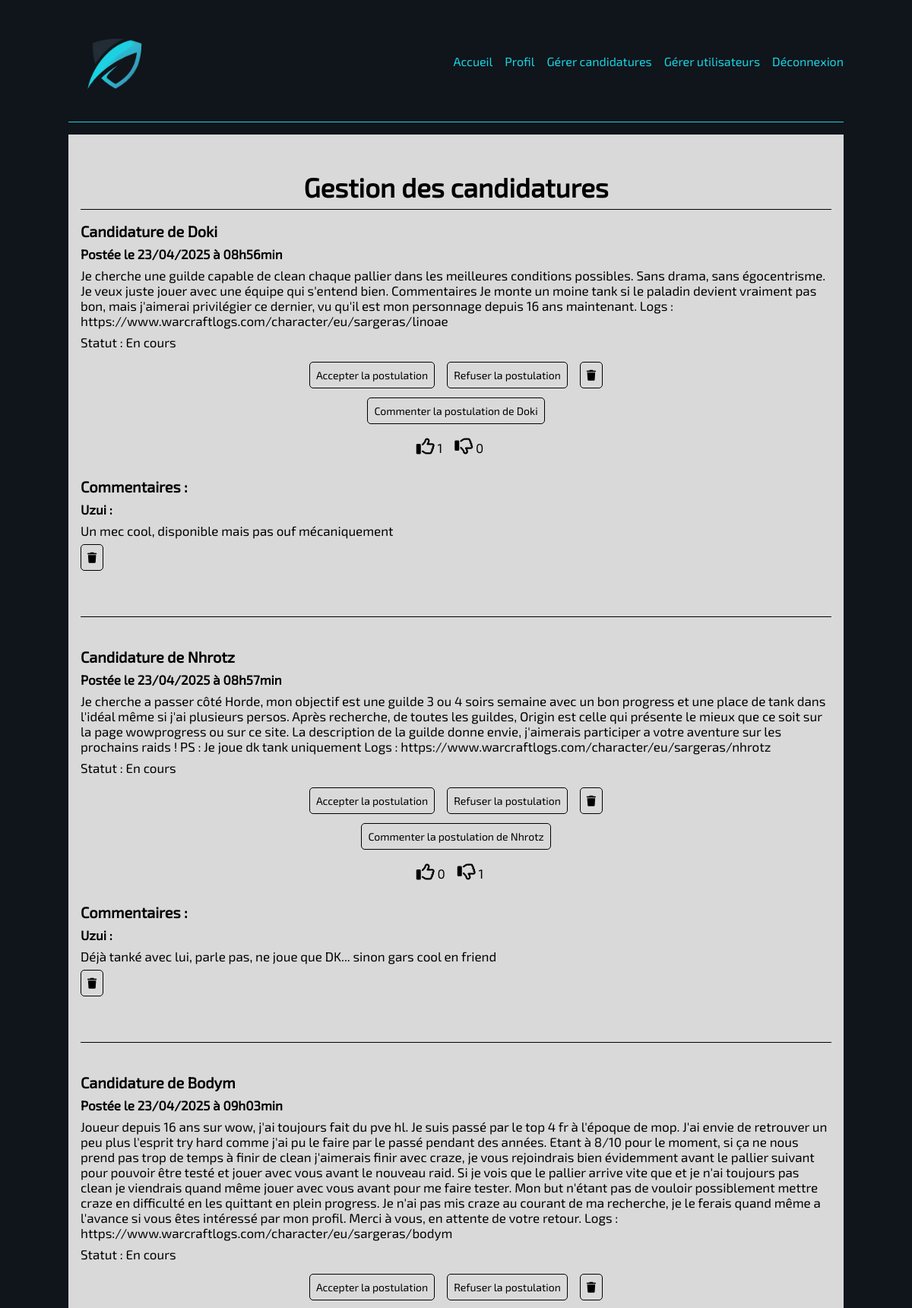
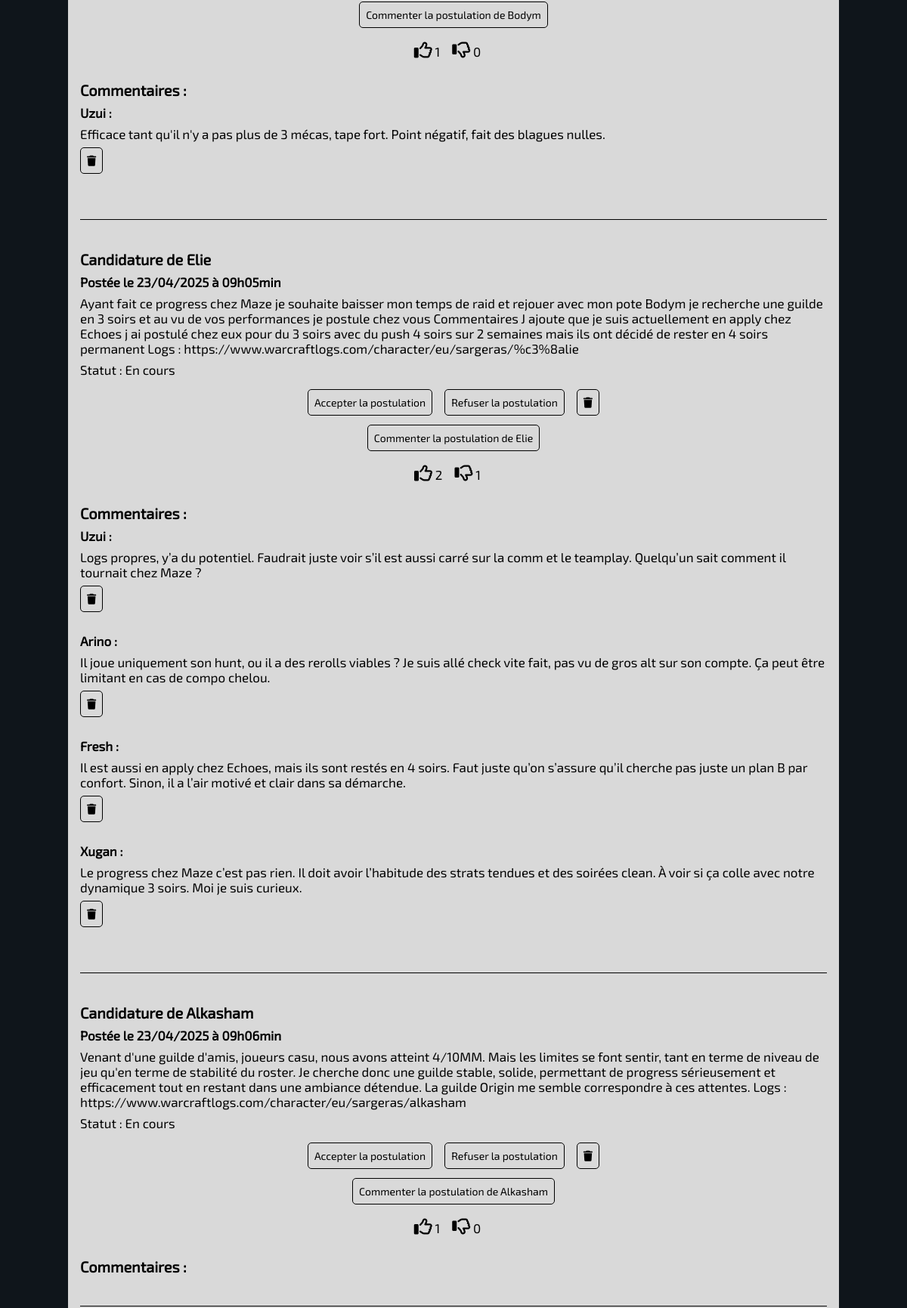
/?action=moderation_candidatures (signed in, upper part), run on the app's committed database (2 pictures, top to bottom).
### tables this page shows
CREATE TABLE `postulation` (
  `id_postulation` int(11) NOT NULL,
  `contenu` varchar(1500) NOT NULL,
  `statut` enum('En cours','Validee','Refusee','') NOT NULL,
  `date_de_soumission` timestamp NULL DEFAULT current_timestamp(),
  `id_membre` int(11) NOT NULL
);

CREATE TABLE `membre` (
  `id_membre` int(11) NOT NULL,
  `pseudo` varchar(50) NOT NULL,
  `email` varchar(120) NOT NULL,
  `mot_de_passe` varchar(255) NOT NULL,
  `role` enum('Membre','Titan','Moderateur','Admin') NOT NULL
);

CREATE TABLE `commentaire` (
  `id_commentaire` int(11) NOT NULL,
  `contenu` varchar(250) NOT NULL,
  `date_commentaire` timestamp NULL DEFAULT current_timestamp(),
  `id_postulation` int(11) NOT NULL,
  `id_membre` int(11) NOT NULL
);

### controleur/candidatures_back_ctr.php (called while the page is built, shortened)
<?php
require_once RACINE . "/modele/commentaire_bdd.inc.php";
require_once RACINE . "/modele/postulation_bdd.inc.php";
$postulations = recupererPostulationsEnCours();
$agregat_commentaires = [];
foreach ($postulations as $postulation) {
    $commentaires = recupererCommentairesParIdPostulation($postulation["id_postulation"]);
    array_push($agregat_commentaires, $commentaires);
}
include RACINE . "/vue/header.php";
include RACINE . "/vue/candidatures_back.php";
include RACINE . "/vue/footer.php";

### index.php (called while the page is built, shortened)
<?php
$action = "defaut";
if (isset($_GET["action"])) {
    $action = $_GET["action"];
}
$fichier = navigation($action);
require(RACINE . "/controleur/" . $fichier);

### modele/postulation_bdd.inc.php (called while the page is built, shortened)
<?php
function recupererPostulationsEnCours()
{
    try {
        $connexion = connexionBdd();
        $requete = $connexion->prepare(
            "SELECT `id_postulation`, `contenu`,
                DATE_FORMAT(date_de_soumission, '%d/%m/%Y à %Hh%imin') AS `date_formatee`,
                `statut`, pseudo
            FROM `postulation`
            JOIN `membre` USING(id_membre)
            WHERE statut = 'En cours'
            ORDER BY id_postulation");
        $requete->execute();
        return ($requete->fetchAll(PDO::FETCH_ASSOC));
    } catch (PDOException $erreur) {
        throw new Exception("Erreur: " . $erreur->getMessage());
    }
}

### modele/commentaire_bdd.inc.php (called while the page is built, shortened)
<?php
function recupererCommentairesParIdPostulation($id_postulation)
{
    try {
        $connexion = connexionBdd();
        $requete = $connexion->prepare("SELECT
            id_commentaire, contenu, DATE_FORMAT(date_commentaire, '%d/%m/%Y à %Hh%imin') AS date_formatee, pseudo
            FROM commentaire
            JOIN membre USING(id_membre)
            WHERE id_postulation=:id_postulation");
        $requete->bindValue(":id_postulation", $id_postulation, PDO::PARAM_INT);
        $requete->execute();
        return $requete->fetchAll(PDO::FETCH_ASSOC);
    } catch (PDOException $erreur) {
        throw new Exception("Erreur: " . $erreur->getMessage());
    }
}

### vue/candidatures_back.php (the view, shortened to what this page needs)
<main class="container back">
    <h1>Gestion des candidatures</h1>
    <section id="liste_candidats">
        <?php
        $index = 0;
        foreach ($postulations as $postulation) : ?>
            <div class="candidature">
                <h3>Candidature de <?= ucfirst($postulation["pseudo"]); ?></h3>
                <h4>Postée le <?= $postulation["date_formatee"]; ?></h4>
                <p><?= ucfirst($postulation["contenu"]); ?></p>
                <p class="statut">Statut : <?= $postulation["statut"]; ?></p>
                <div class="moderation">
                    <form action="./?action=moderation_candidatures" method="POST">
                        <button class="bouton" type="submit" name="accepter" aria-label="Bouton de suppression de postulation">Accepter la postulation</button>
                    </form>
                    <form action="./?action=moderation_candidatures" method="POST">
                        <button class="bouton" type="submit" name="refuser" aria-label="Bouton de suppression de postulation">Refuser la postulation</button>
                    </form>
                    <form action="./?action=moderation_candidatures" method="POST">
                        <button class="bouton supprimer" type="submit" name="supprimer" aria-label="Bouton de suppression de postulation"><i class="fa-solid fa-trash"></i></button>
                    </form>
                </div>
                <button class="commenter bouton" data-id="<?= $postulation["id_postulation"]; ?>" aria-label="Bouton pour commenter la postulation">Commenter la postulation de <?= ucfirst($postulation["pseudo"]) ?></button>
                <div class="votes">
                    <?php
                    $vote_pour = 0;
                    $vote_contre = 0;
                    foreach ($agregat_votes[$index] as $vote) {
                        if ($vote["choix"]): $vote_pour++;
                        else : $vote_contre++;
                        endif;
                    }
                    ?>
                    <form action="" method="post" class="voter">
                        <button type="submit" class="voter_pour" data-id="<?= $postulation["id_postulation"]; ?>" aria-label="Pouce vers le haut : voter pour"><i class="fa-regular fa-thumbs-up"></i></button>
                        <?= $vote_pour ?>
                    </form>
                    <form action="" method="post" class="voter">
                        <button type="submit" class="voter_contre" data-id="<?= $postulation["id_postulation"]; ?>" aria-label="Pouce vers le bas : voter contre"><i class="fa-regular fa-thumbs-down"></i></button>
                        <?= $vote_contre ?>
                    </form>
                </div>
                <div class="commentaires">
                    <h3>Commentaires :</h3>
                    <?php
                    foreach ($agregat_commentaires[$index] as $commentaire) : ?>
                        <div class="un_commentaire">
                            <h4><?= ucfirst($commentaire["pseudo"]); ?> :</h4>
                            <p><?= ucfirst($commentaire["contenu"]); ?></p>
                            <form action="./?action=moderation_candidatures" method="POST">
                                <button class="bouton supprimer" type="submit" name="supprimer" aria-label="Bouton de suppression de commentaire"><i class="fa-solid fa-trash"></i></button>
                            </form>
                        </div>
                    <?php endforeach; ?>
                </div>
            </div>
        <?php
            $index++;
        endforeach;
        ?>
    </section>
</main>

### public/css/style-min.css (style rules this page uses)
:root { --fond:#222c35;--text_color:#19d3e2;--content_color:#e9e9e9;--hover:#ffffff;--font:"Exo 2" }
* { margin:0;padding:0 }
body { background-color:#0f151b;height:100vh;background-size:cover;background-clip:content-box;background-attachment:fixed;color:var(--text_color);font-family:"Exo 2";font-size:16px }
p,h4 { color:var(--content_color);overflow-wrap:break-word;word-break:break-word }
.container { background-color:var(--fond);max-width:85%;width:100%;box-sizing:border-box;justify-self:center;justify-content:space-between;display:flex;flex-direction:column;flex-wrap:wrap;margin:0 auto;padding:16px }
main { height:auto }
.back { background-color:#d9d9d9 }
h1 { text-align:center }
section .candidature { display:flex;flex-direction:column;border-bottom:1px solid var(--text_color) }
.candidature h3 { margin-top:16px }
.candidature h4 { margin:8px 0 }
.candidature .statut { margin:8px 0 }
.candidature .votes { display:flex;justify-content:center }
.candidature .votes form { margin-right:16px }
.candidature .votes .voter button { width:50px;height:50px;background-color:var(--fond);border:none }
.candidature .votes .voter .voter_pour i,.candidature .votes .voter .voter_contre i { font-size:24px;color:var(--text_color) }
.candidature .commentaires button { margin-top:8px }
.candidature .commentaires { margin-bottom:16px }
.candidature .commentaires .un_commentaire { padding-bottom:16px }
h1,h2 { border-bottom:1px solid var(--text_color);font-size:21px;padding-bottom:8px }
.bouton { font-size:14px;background-color:var(--fond);border:1px solid var(--text_color);border-radius:5px;font-family:"Exo 2";color:var(--text_color);padding:8px;margin-bottom:4px }
.back { background-color:#d9d9d9;color:black }
.back h1 { color:black;border-color:black }
.back h2,.back h3,.back h4,.back p { color:black }
.back button { background-color:#d9d9d9;color:black;border-color:black }
.back .candidature .votes .voter .voter_pour i,.back .candidature .votes .voter .voter_contre i { color:black }
.back .candidature { border-color:black }
.back .candidature .votes .voter button { background-color:#d9d9d9 }
@media screen and (min-width:768px) { body { font-size:17px;max-width:100% } }
@media screen and (min-width:768px) { h1,h2 { font-size:35px } }
@media screen and (min-width:768px) { .container { padding:16px } }
@media screen and (min-width:768px) { .moderation { display:flex;justify-content:center } }
@media screen and (min-width:768px) { .moderation form { margin:8px } }
@media screen and (min-width:768px) { .candidature { display:flex;flex-wrap:wrap;flex-direction:column;align-content:center;margin-bottom:24px;padding-bottom:24px;border-bottom:1px solid var(--text_color) } }
@media screen and (min-width:768px) { #liste_candidats .candidature button { width:max-content;align-self:center } }

### data on the page
postulation: id_membre.pseudo "Doki", date_formatee "23/04/2025 à 08h56min", contenu "Je cherche une guilde capable de clean chaque pallier dans les meilleures conditions possibles. Sans drama, sans égocentrisme. Je veux juste jouer avec une équipe qui s'entend bien. Commentaires Je monte un moine tank si le paladin devient vraiment pas bon, mais j'aimerai privilégier ce dernier, vu qu'il est mon personnage depuis 16 ans maintenant. Logs : https://www.warcraftlogs.com/character/eu/sargeras/linoae", statut "En cours", vote_pour "1", vote_contre "0"
commentaire: id_membre.pseudo "Uzui", contenu "Un mec cool, disponible mais pas ouf mécaniquement"
postulation: id_membre.pseudo "Nhrotz", date_formatee "23/04/2025 à 08h57min", contenu "Je cherche a passer côté Horde, mon objectif est une guilde 3 ou 4 soirs semaine avec un bon progress et une place de tank dans l'idéal même si j'ai plusieurs persos. Après recherche, de toutes les guildes, Origin est celle qui présente le mieux que ce soit sur la page wowprogress ou sur ce site. La description de la guilde donne envie, j'aimerais participer a votre aventure sur les prochains raids ! PS : Je joue dk tank uniquement Logs : https://www.warcraftlogs.com/character/eu/sargeras/nhrotz", statut "En cours", vote_pour "0", vote_contre "1"
commentaire: id_membre.pseudo "Uzui", contenu "Déjà tanké avec lui, parle pas, ne joue que DK... sinon gars cool en friend"
postulation: id_membre.pseudo "Bodym", date_formatee "23/04/2025 à 09h03min", contenu "Joueur depuis 16 ans sur wow, j'ai toujours fait du pve hl. Je suis passé par le top 4 fr à l'époque de mop. J'ai envie de retrouver un peu plus l'esprit try hard comme j'ai pu le faire par le passé pendant des années. Etant à 8/10 pour le moment, si ça ne nous prend pas trop de temps à finir de clean j'aimerais finir avec craze, je vous rejoindrais bien évidemment avant le pallier suivant pour pouvoir être testé et jouer avec vous avant le nouveau raid. Si je vois que le pallier arrive vite que et je n'ai toujours pas clean je viendrais quand même jouer avec vous avant pour me faire tester. Mon but n'étant pas de vouloir possiblement mettre craze en difficulté en les quittant en plein…", statut "En cours", vote_pour "1", vote_contre "0"
commentaire: id_membre.pseudo "Uzui", contenu "Efficace tant qu'il n'y a pas plus de 3 mécas, tape fort. Point négatif, fait des blagues nulles."
postulation: id_membre.pseudo "Elie", date_formatee "23/04/2025 à 09h05min", contenu "Ayant fait ce progress chez Maze je souhaite baisser mon temps de raid et rejouer avec mon pote Bodym je recherche une guilde en 3 soirs et au vu de vos performances je postule chez vous Commentaires J ajoute que je suis actuellement en apply chez Echoes j ai postulé chez eux pour du 3 soirs avec du push 4 soirs sur 2 semaines mais ils ont décidé de rester en 4 soirs permanent Logs : https://www.warcraftlogs.com/character/eu/sargeras/%c3%8alie", statut "En cours", vote_pour "2", vote_contre "1"
commentaire: id_membre.pseudo "Uzui", contenu "Logs propres, y’a du potentiel. Faudrait juste voir s’il est aussi carré sur la comm et le teamplay. Quelqu’un sait comment il tournait chez Maze ?"
commentaire: id_membre.pseudo "Arino", contenu "Il joue uniquement son hunt, ou il a des rerolls viables ? Je suis allé check vite fait, pas vu de gros alt sur son compte. Ça peut être limitant en cas de compo chelou."
commentaire: id_membre.pseudo "Fresh", contenu "Il est aussi en apply chez Echoes, mais ils sont restés en 4 soirs. Faut juste qu’on s’assure qu’il cherche pas juste un plan B par confort. Sinon, il a l’air motivé et clair dans sa démarche."
commentaire: id_membre.pseudo "Xugan", contenu "Le progress chez Maze c’est pas rien. Il doit avoir l’habitude des strats tendues et des soirées clean. À voir si ça colle avec notre dynamique 3 soirs. Moi je suis curieux."
postulation: id_membre.pseudo "Alkasham", date_formatee "23/04/2025 à 09h06min", contenu "Venant d'une guilde d'amis, joueurs casu, nous avons atteint 4/10MM. Mais les limites se font sentir, tant en terme de niveau de jeu qu'en terme de stabilité du roster. Je cherche donc une guilde stable, solide, permettant de progress sérieusement et efficacement tout en restant dans une ambiance détendue. La guilde Origin me semble correspondre à ces attentes. Logs : https://www.warcraftlogs.com/character/eu/sargeras/alkasham", statut "En cours", vote_pour "1", vote_contre "0"
